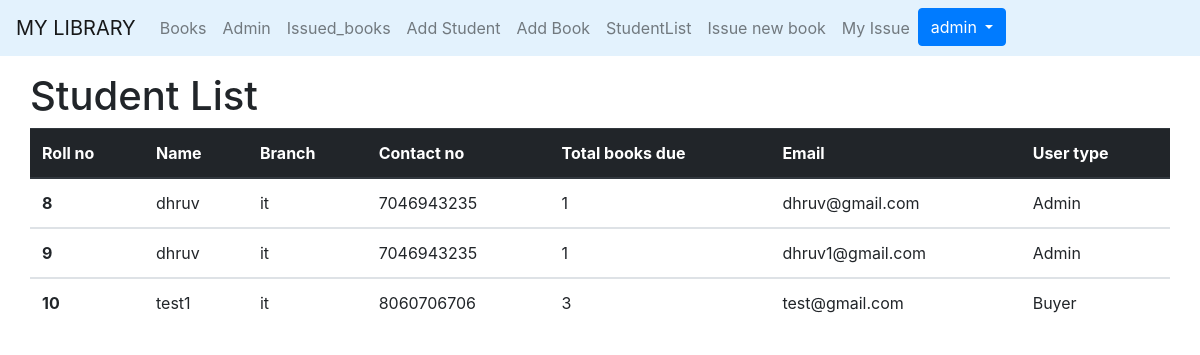
Page /student/ (signed in) on the earlier database version.
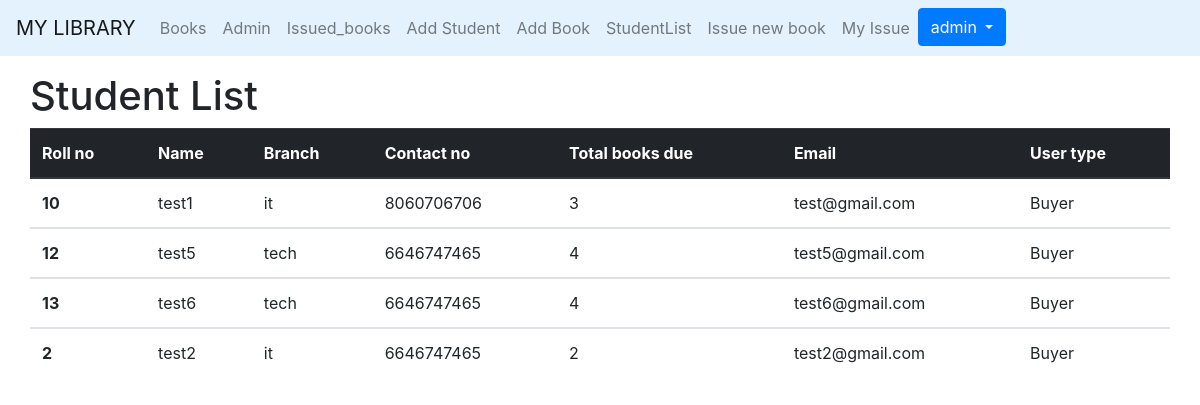
Same page on the later database version.
### library/models.py (models this page shows, shortened)
class Student(models.Model):
    roll_no = models.CharField(max_length=10,unique=True)
    name = models.CharField(max_length=10)
    branch = models.CharField(max_length=20)
    contact_no = models.CharField(max_length=10)
    total_books_due=models.IntegerField(default=0)
    email=models.EmailField(unique=True)
    user_type=models.CharField(max_length=20, choices=CHOICES, default='Buyer')

### library/views.py (the view)
# urls.py: path('student/', views.StudentListView.as_view(), name='student'),
class StudentListView(LoginRequiredMixin,ListView):
    login_url = '/accounts/login/'
    template_name = 'library/student_list.html'
    model = Student
    context_object_name = 'student_list'

### templates/library/student_list.html
{% extends "registration/base.html" %}
{% block content %}
    <h1>Student List</h1>
    {% if student_list %}
    <div class="row mx-auto">
      <table class="table">
        <thead class="thead-dark">
          <tr>
            <th scope="col">Roll no</th>
            <th scope="col">Name</th>
            <th scope="col">Branch</th>
            <th scope="col">Contact no</th>
            <th scope="col">Total books due</th>
            <th scope="col">Email</th>
            <th scope="col">User type</th>
          </tr>
        </thead>
        {% for student in student_list %}
        <tbody>
          <tr>
            <th scope="row">{{ student.roll_no }}</th>
            <td>{{ student.name }}</td>
            <td>{{ student.branch }}</td>
            <td>{{ student.contact_no }}</td>
            <td>{{ student.total_books_due }}</td>
            <td>{{ student.email }}</td>
            <td>{{ student.user_type }}</td>
          </tr>
        </tbody>
        {% endfor %}
      </table>
    </div>
    {% else %}
      <p class=" bg bg-white">There are no students.</p>
    {% endif %}
{% endblock %}

Differences in the rows shown:
removed Student: roll_no "8", name "dhruv", branch "it", contact_no "7046943235", total_books_due "1", email "dhruv@gmail.com", user_type "Admin"
removed Student: roll_no "9", name "dhruv", branch "it", contact_no "7046943235", total_books_due "1", email "dhruv1@gmail.com", user_type "Admin"
added Student: roll_no "12", name "test5", branch "tech", contact_no "6646747465", total_books_due "4", email "test5@gmail.com", user_type "Buyer"
added Student: roll_no "13", name "test6", branch "tech", contact_no "6646747465", total_books_due "4", email "test6@gmail.com", user_type "Buyer"
added Student: roll_no "2", name "test2", branch "it", contact_no "6646747465", total_books_due "2", email "test2@gmail.com", user_type "Buyer"
